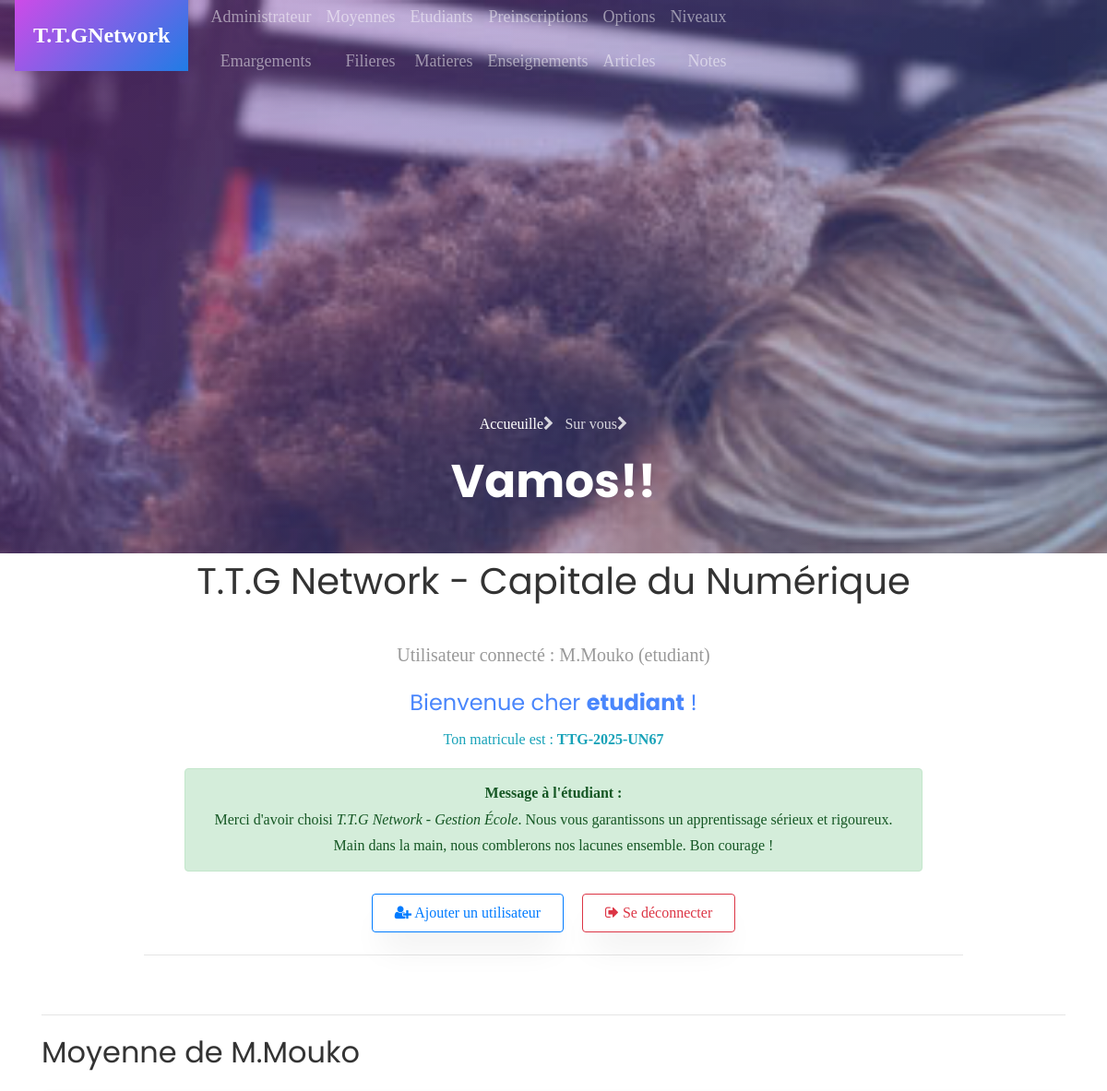
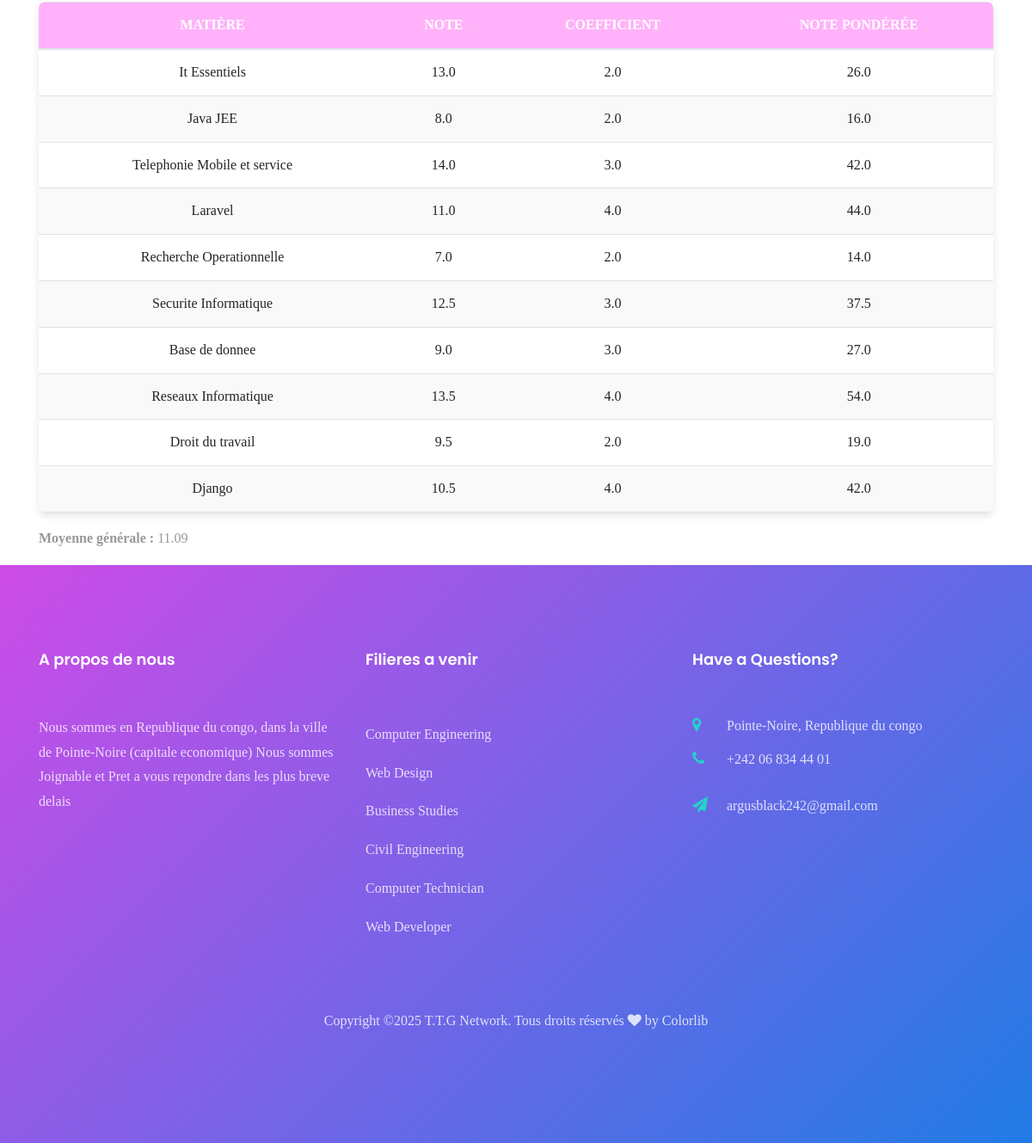
The app's page /moyenne/TTG-2025-UN67/ (signed in) with its own data (2 pictures, top to bottom).
### core/models.py (models this page shows, shortened)
class User(AbstractUser):
    ROLES = (
        ('admin', 'Administrateur'),
        ('formateur', 'Formateur'),
        ('etudiant', 'Étudiant'),
        ('parent', 'Parent'),
    )
    role = models.CharField(max_length=20, choices=ROLES)
    code_formateur = models.CharField(max_length=10, unique=True, null=True, blank=True)
    code_parent = models.CharField(max_length=10, unique=True, null=True, blank=True)
    matricule = models.CharField(max_length=30, unique=True, null=True, blank=True)
    def __str__(self):
        return f"{self.username} ({self.role})"

class Etudiant(models.Model):
    user = models.OneToOneField(User, on_delete=models.CASCADE, limit_choices_to={'role': 'etudiant'})
    option = models.ForeignKey(Option, on_delete=models.SET_NULL, null=True)
    filiere = models.ForeignKey(Filiere, on_delete=models.SET_NULL, null=True)
    niveau = models.ForeignKey(Niveau, on_delete=models.SET_NULL, null=True)
    date_inscription = models.DateField(default=timezone.now)

class Matiere(models.Model):
    nom = models.CharField(max_length=100)
    coefficient = models.FloatField()
    option = models.ForeignKey(Option, on_delete=models.CASCADE)

class Note(models.Model):
    etudiant = models.ForeignKey(Etudiant, on_delete=models.CASCADE)
    matiere = models.ForeignKey(Matiere, on_delete=models.CASCADE)
    valeur = models.FloatField()

### core/views.py (the view)
# urls.py: path('moyenne/<str:matricule>/', views.moyenne_etudiant, name='moyenne_etudiant'),
@login_required
def moyenne_etudiant(request, matricule):
    etudiant = get_object_or_404(Etudiant, user__matricule=matricule)
    notes = Note.objects.filter(etudiant=etudiant)
    if not notes.exists():
        return render(request, 'moyenne.html', {'etudiant': etudiant, 'message': "Aucune note trouvée."})
    total_pondere = 0
    total_coefficients = 0
    notes_detail = []
    for note in notes:
        coeff = note.matiere.coefficient
        ponderee = note.valeur * coeff
        total_pondere += ponderee
        total_coefficients += coeff
        notes_detail.append({
            'matiere': note.matiere.nom,
            'valeur': note.valeur,
            'coefficient': coeff,
            'ponderee': ponderee
        })
    moyenne = total_pondere / total_coefficients if total_coefficients > 0 else 0
    return render(request, 'moyenne.html', {
        'etudiant': etudiant,
        'notes': notes_detail,
        'moyenne': round(moyenne, 2)
    })

### core/templates/moyenne.html (shortened to what this page needs)
{% extends "base.html" %}
{% block content %}
  <hr>
  <h2>Moyenne de {{ etudiant.user.username }}</h2>
{% if message %}
  <p>{{ message }}</p>
{% else %}
  <table class="table">
    <thead>
      <tr>
        <th>Matière</th>
        <th>Note</th>
        <th>Coefficient</th>
        <th>Note pondérée</th>
      </tr>
    </thead>
    <tbody>
      {% for note in notes %}
        <tr>
          <td>{{ note.matiere }}</td>
          <td>{{ note.valeur }}</td>
          <td>{{ note.coefficient }}</td>
          <td>{{ note.ponderee }}</td>
        </tr>
      {% endfor %}
    </tbody>
  </table>
  <p><strong>Moyenne générale :</strong> {{ moyenne }}</p>
{% endif %}
{% endblock %}

### core/templates/base.html (shortened to what this page needs)
<!DOCTYPE html>
<html lang="en">
  {% load static %}
<head>
	<link rel="stylesheet" href="https://stackpath.bootstrapcdn.com/font-awesome/4.7.0/css/font-awesome.min.css">
	<link rel="stylesheet" href="{% static 'css/animate.css' %}">
	<link rel="stylesheet" href="{% static 'css/feuille.css' %}">
	<link rel="stylesheet" href="{% static 'css/owl.carousel.min.css' %}">
	<link rel="stylesheet" href="{% static 'css/owl.theme.default.min.css' %}">
	<link rel="stylesheet" href="{% static 'css/magnific-popup.css' %}">
	<link rel="stylesheet" href="{% static 'css/bootstrap-datepicker.css' %}">
	<link rel="stylesheet" href="{% static 'css/jquery.timepicker.css' %}">
	<link rel="stylesheet" href="{% static 'css/flaticon.css' %}">
	<link rel="stylesheet" href="{% static 'css/style.css' %}">
</head>
<body>
	<nav class="navbar navbar-expand-lg navbar-dark ftco_navbar bg-dark ftco-navbar-light" id="ftco-navbar">
		<div class="container">
			<a class="navbar-brand" href="index.html"><span>T.T.G</span>Network</a>
			<div class="collapse navbar-collapse" id="ftco-nav" style="font-family:Georgia, 'Times New Roman', Times, serif;font-size:large;">
				<ul class="navbar-nav ml-auto">
          <div>
            <li class="nav-item"><a href="{% url 'admin:index' %}" class="nav-link">Administrateur</a></li>
            <li class="nav-item"><a href="{% url 'liste_emargements' %}" class="nav-link">Emargements</a></li>
          </div>
					<div>
            <li class="nav-item"><a href="{% url 'recherche_moyenne' %}" class="nav-link">Moyennes</a></li>
            <li class="nav-item"><a href="{% url 'filiere' %}" class="nav-link">Filieres</a></li>
          </div>
          <div>
            <li class="nav-item"><a href="{% url 'etudiant' %}" class="nav-link">Etudiants</a></li>
            <li class="nav-item"><a href="{% url 'matiere' %}" class="nav-link">Matieres</a></li>
          </div>
					<div>
            <li class="nav-item"><a href="{% url 'preinscription' %}" class="nav-link">Preinscriptions</a></li>
            <li class="nav-item"><a href="{% url 'enseignement' %}" class="nav-link">Enseignements</a></li>
          </div>
          <div>
            <li class="nav-item"><a href="{% url 'options' %}" class="nav-link">Options</a></li>
            <li class="nav-item"><a href="{% url 'article' %}" class="nav-link">Articles</a></li>
          </div>
          <div>
            <li class="nav-item"><a href="{% url 'niveau' %}" class="nav-link">Niveaux</a></li>
            <li class="nav-item"><a href="{% url 'note' %}" class="nav-link">Notes</a></li>
          </div>
				</ul>
			</div>
		</div>
    <div class="collapse navbar-collapse" id="ftco-nav">
			</div>
	</nav>
	<section class="hero-wrap hero-wrap-2" style="background-image: url('/static/images/image_4.jpg');">
		<div class="overlay"></div>
		<div class="container">
			<div class="row no-gutters slider-text align-items-end justify-content-center">
				<div class="col-md-9 ftco-animate pb-5 text-center">
					<p class="breadcrumbs"><span class="mr-2"><a href="{% url 'connexion' %}">Accueuille<i class="fa fa-chevron-right"></i></a></span> <span>Sur vous<i class="fa fa-chevron-right"></i></span></p>
					<h1 class="mb-0 bread">Vamos!!</h1>
				</div>
			</div>
		</div>
	</section>
  <section>
    <div class="container" id="base">
        <h1>T.T.G Network - Capitale du Numérique</h1>
    <main class="py-4 text-center">
      <p class="lead">Utilisateur connecté : <strong>{{ user }}</strong></p>
      {% if user.is_authenticated %}
        {% if user.role %}
          <p class="text-primary h4">Bienvenue cher <strong>{{ user.role }}</strong> !</p>
        {% else %}
          <p class="text-primary h4">Bienvenue cher <strong>Admin</strong> !</p>
        {% endif %}
        {% if user.matricule %}
          <p class="text-info">Ton matricule est : <strong>{{ user.matricule }}</strong></p>
          <div class="alert alert-success" role="alert" style="max-width: 800px; margin: auto;">
            <strong>Message à l'étudiant :</strong><br>
            Merci d'avoir choisi <em>T.T.G Network - Gestion École</em>. Nous vous garantissons un apprentissage sérieux et rigoureux. Main dans la main, nous comblerons nos lacunes ensemble. Bon courage !
          </div>
        {% else %}
          <div class="alert alert-dark" role="alert" style="max-width: 800px; margin: auto;">
            <strong>Message à l’administrateur :</strong><br>
            Merci pour votre dévouement. Votre autorité est un symbole de notre confiance. Prenez soin de votre santé pour assurer la continuité des opérations !
          </div>
        {% endif %}
      {% endif %}
      <div class="mt-4 d-flex justify-content-center gap-3" style="gap: 20px;">
        <a href="{% url 'urlregister' %}" class="btn btn-outline-primary px-4 py-2">
          <i class="fa fa-user-plus"></i> Ajouter un utilisateur
        </a>
        <a href="{% url 'urllogout' %}" class="btn btn-outline-danger px-4 py-2">
          <i class="fa fa-sign-out"></i> Se déconnecter
        </a>
      </div>
      <hr class="my-4" style="width: 80%;">
    </main>
    </div>
  </section>
  <section >
    <div class="container">
      {% block content %}{% endblock %}
    </div>
  </section>
<footer class="ftco-footer ftco-no-pt">
  <div class="container">
    <div class="row mb-5">
      <div class="col-md pt-5">
        <div class="ftco-footer-widget pt-md-5 mb-4">
          <h2 class="ftco-heading-2">A propos de nous</h2>
          <p>Nous sommes en Republique du congo, dans la ville de Pointe-Noire (capitale economique) Nous sommes Joignable et Pret a vous repondre dans les plus breve delais</p>
          <ul class="ftco-footer-social list-unstyled float-md-left float-lft">
          </ul>
        </div>
      </div>
      <div class="col-md pt-5">
        <div class="ftco-footer-widget pt-md-5 mb-4">
          <h2 class="ftco-heading-2">Filieres a venir</h2>
          <ul class="list-unstyled">
            <li><a href="#" class="py-2 d-block">Computer Engineering</a></li>
            <li><a href="#" class="py-2 d-block">Web Design</a></li>
            <li><a href="#" class="py-2 d-block">Business Studies</a></li>
            <li><a href="#" class="py-2 d-block">Civil Engineering</a></li>
            <li><a href="#" class="py-2 d-block">Computer Technician</a></li>
            <li><a href="#" class="py-2 d-block">Web Developer</a></li>
          </ul>
        </div>
      </div>
      <div class="col-md pt-5">
        <div class="ftco-footer-widget pt-md-5 mb-4">
          <h2 class="ftco-heading-2">Have a Questions?</h2>
          <div class="block-23 mb-3">
            <ul>
              <li><span class="icon fa fa-map-marker"></span><span class="text">Pointe-Noire, Republique du congo</span></li>
              <li><a href="#"><span class="icon fa fa-phone"></span><span class="text">+242 06 834 44 01</span></a></li>
              <li><a href="#"><span class="icon fa fa-paper-plane"></span><span class="text">argusblack242@gmail.com</span></a></li>
            </ul>
          </div>
        </div>
      </div>
    </div>
    <div class="row">
      <div class="col-md-12 text-center">
        <p>
          Copyright &copy;<script>document.write(new Date().getFullYear());</script> T.T.G Network. Tous droits réservés <i class="fa fa-heart" aria-hidden="true"></i> by <a href="https://colorlib.com" target="_blank">Colorlib</a>
          </p>
        </div>
      </div>
    </div>
  </footer>
</body>
</html>

### core/static/css/feuille.css (style rules this page uses)
section { font-family:Cambria, Cochin, Georgia, Times, 'Times New Roman', serif; font-family: 'Franklin Gothic Medium', 'Arial Narrow', Arial, sans-serif; }
div { font-family:Cambria, Cochin, Georgia, Times, 'Times New Roman', serif; }
#base { text-align: center; font-family:Cambria, Cochin, Georgia, Times, 'Times New Roman', serif; width: 100%; }
table { width: 100%; text-align:justify; }
tr { text-align: justify; }
#ftco-nav { font-family: 'Franklin Gothic Medium', 'Arial Narrow', Arial, sans-serif; text-align: end; content: ''; display: block; width: 60%; height: 4px; margin: 8px auto 0; border-radius: 2px; }

### core/templates/base.html (style rules this page uses)
h2::after { font-family: 'Franklin Gothic Medium', 'Arial Narrow', Arial, sans-serif; text-align: center; content: ''; display: block; width: 60%; height: 4px; margin: 8px auto 0; border-radius: 2px; }
table { width: 90%; margin: 0 auto; border-collapse: collapse; background-color: #ffffff; box-shadow: 0 4px 10px rgba(0, 0, 0, 0.1); border-radius: 8px; overflow: hidden; }
thead { background-color:rgba(255, 0, 234, 0.3); color: white; text-transform: uppercase; }
th, td { padding: 14px 20px; border-bottom: 1px solid #dee2e6; text-align: center; }
tbody tr:nth-child(even) { background-color: #f9f9f9; }

### records on screen
User: username+role "M.Mouko (etudiant)", role "etudiant", matricule "TTG-2025-UN67"
Etudiant: user.username "M.Mouko"
Matiere: matiere "It Essentiels", coefficient "2.0"
Note: valeur "13.0"
Matiere: matiere "Java JEE", coefficient "2.0"
Note: valeur "8.0"
Matiere: matiere "Telephonie Mobile et service", coefficient "3.0"
Note: valeur "14.0"
Matiere: matiere "Laravel", coefficient "4.0"
Note: valeur "11.0"
Matiere: matiere "Recherche Operationnelle", coefficient "2.0"
Note: valeur "7.0"
Matiere: matiere "Securite Informatique", coefficient "3.0"
Note: valeur "12.5"
Matiere: matiere "Base de donnee", coefficient "3.0"
Note: valeur "9.0"
Matiere: matiere "Reseaux Informatique", coefficient "4.0"
Note: valeur "13.5"
Matiere: matiere "Droit du travail", coefficient "2.0"
Note: valeur "9.5"
Matiere: matiere "Django", coefficient "4.0"
Note: valeur "10.5"

### other values on screen
{{ note.ponderee }} "26.0" "16.0" "42.0" "44.0" "14.0" "37.5" "27.0" "54.0" "19.0" "42.0"
{{ moyenne }} "11.09"
